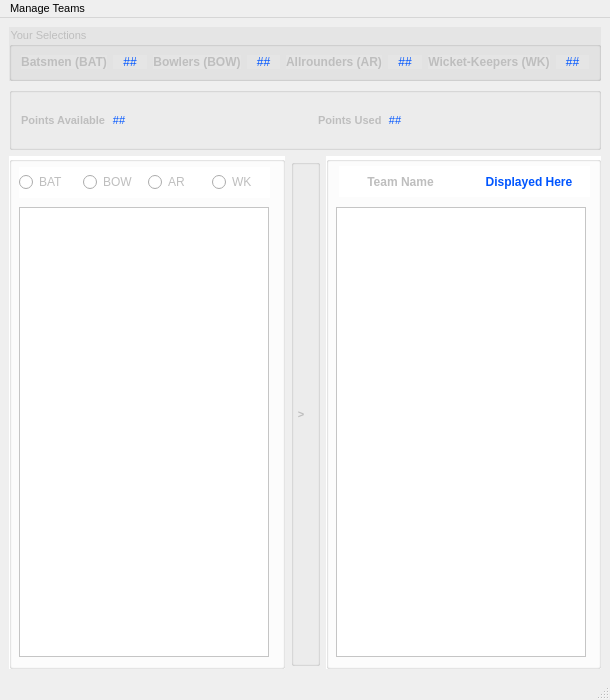
<?xml version="1.0" encoding="UTF-8"?>
<ui version="4.0">
 <class>MainWindow</class>
 <widget class="QMainWindow" name="MainWindow">
  <property name="enabled">
   <bool>true</bool>
  </property>
  <property name="geometry">
   <rect>
    <x>0</x>
    <y>0</y>
    <width>610</width>
    <height>700</height>
   </rect>
  </property>
  <property name="font">
   <font>
    <pointsize>8</pointsize>
    <weight>50</weight>
    <bold>false</bold>
   </font>
  </property>
  <property name="windowTitle">
   <string>MainWindow</string>
  </property>
  <property name="autoFillBackground">
   <bool>false</bool>
  </property>
  <property name="styleSheet">
   <string notr="true"/>
  </property>
  <widget class="QWidget" name="main_centralwidget">
   <property name="enabled">
    <bool>false</bool>
   </property>
   <property name="sizePolicy">
    <sizepolicy hsizetype="Preferred" vsizetype="Preferred">
     <horstretch>0</horstretch>
     <verstretch>0</verstretch>
    </sizepolicy>
   </property>
   <layout class="QHBoxLayout" name="horizontalLayout_3">
    <item>
     <spacer name="horizontalSpacer_3">
      <property name="orientation">
       <enum>Qt::Horizontal</enum>
      </property>
      <property name="sizeHint" stdset="0">
       <size>
        <width>36</width>
        <height>20</height>
       </size>
      </property>
     </spacer>
    </item>
    <item>
     <layout class="QVBoxLayout" name="TopverticalLayout">
      <property name="sizeConstraint">
       <enum>QLayout::SetDefaultConstraint</enum>
      </property>
      <item>
       <widget class="QGroupBox" name="yourSelctionGroupBox">
        <property name="sizePolicy">
         <sizepolicy hsizetype="Preferred" vsizetype="Fixed">
          <horstretch>0</horstretch>
          <verstretch>0</verstretch>
         </sizepolicy>
        </property>
        <property name="font">
         <font>
          <pointsize>8</pointsize>
          <weight>50</weight>
          <bold>false</bold>
          <underline>false</underline>
         </font>
        </property>
        <property name="autoFillBackground">
         <bool>false</bool>
        </property>
        <property name="styleSheet">
         <string notr="true">background-color: rgb(229, 229, 229)</string>
        </property>
        <property name="title">
         <string>Your Selections</string>
        </property>
        <property name="checkable">
         <bool>false</bool>
        </property>
        <layout class="QHBoxLayout" name="horizontalLayout_2">
         <item>
          <widget class="QLabel" name="batsmen_textLabel">
           <property name="font">
            <font>
             <weight>75</weight>
             <bold>true</bold>
            </font>
           </property>
           <property name="text">
            <string>Batsmen (BAT)</string>
           </property>
           <property name="alignment">
            <set>Qt::AlignCenter</set>
           </property>
          </widget>
         </item>
         <item>
          <widget class="QLabel" name="batsmen_noLabel">
           <property name="styleSheet">
            <string notr="true">color : rgb(0, 85, 255)</string>
           </property>
           <property name="text">
            <string>##</string>
           </property>
           <property name="alignment">
            <set>Qt::AlignCenter</set>
           </property>
          </widget>
         </item>
         <item>
          <widget class="QLabel" name="bowler_textLabel">
           <property name="font">
            <font>
             <weight>75</weight>
             <bold>true</bold>
            </font>
           </property>
           <property name="text">
            <string>Bowlers (BOW)</string>
           </property>
           <property name="alignment">
            <set>Qt::AlignCenter</set>
           </property>
          </widget>
         </item>
         <item>
          <widget class="QLabel" name="bowler_noLabel">
           <property name="styleSheet">
            <string notr="true">color : rgb(0, 85, 255)</string>
           </property>
           <property name="text">
            <string>##</string>
           </property>
           <property name="alignment">
            <set>Qt::AlignCenter</set>
           </property>
          </widget>
         </item>
         <item>
          <widget class="QLabel" name="allrounder_textLabel">
           <property name="font">
            <font>
             <weight>75</weight>
             <bold>true</bold>
            </font>
           </property>
           <property name="text">
            <string>Allrounders (AR)</string>
           </property>
           <property name="alignment">
            <set>Qt::AlignCenter</set>
           </property>
          </widget>
         </item>
         <item>
          <widget class="QLabel" name="allrounder_noLabel">
           <property name="styleSheet">
            <string notr="true">color : rgb(0, 85, 255)</string>
           </property>
           <property name="text">
            <string>##</string>
           </property>
           <property name="alignment">
            <set>Qt::AlignCenter</set>
           </property>
          </widget>
         </item>
         <item>
          <widget class="QLabel" name="wicketkeeper_textLabel">
           <property name="font">
            <font>
             <weight>75</weight>
             <bold>true</bold>
            </font>
           </property>
           <property name="text">
            <string>Wicket-Keepers (WK)</string>
           </property>
           <property name="alignment">
            <set>Qt::AlignCenter</set>
           </property>
          </widget>
         </item>
         <item>
          <widget class="QLabel" name="wicketkeeper_noLabel">
           <property name="styleSheet">
            <string notr="true">color : rgb(0, 85, 255)</string>
           </property>
           <property name="text">
            <string>##</string>
           </property>
           <property name="alignment">
            <set>Qt::AlignCenter</set>
           </property>
          </widget>
         </item>
        </layout>
       </widget>
      </item>
      <item>
       <widget class="QGroupBox" name="PointsGroupBox">
        <property name="sizePolicy">
         <sizepolicy hsizetype="Preferred" vsizetype="Fixed">
          <horstretch>0</horstretch>
          <verstretch>0</verstretch>
         </sizepolicy>
        </property>
        <layout class="QHBoxLayout" name="PointsDisplayLayout">
         <item>
          <widget class="QLabel" name="pointAvailable_textlabel">
           <property name="font">
            <font>
             <weight>75</weight>
             <bold>true</bold>
            </font>
           </property>
           <property name="text">
            <string>Points Available</string>
           </property>
          </widget>
         </item>
         <item>
          <widget class="QLabel" name="batsmen_noLabel_2">
           <property name="styleSheet">
            <string notr="true">color : rgb(0, 85, 255)</string>
           </property>
           <property name="text">
            <string>##</string>
           </property>
           <property name="alignment">
            <set>Qt::AlignCenter</set>
           </property>
          </widget>
         </item>
         <item>
          <spacer name="horizontalSpacer_2">
           <property name="orientation">
            <enum>Qt::Horizontal</enum>
           </property>
           <property name="sizeHint" stdset="0">
            <size>
             <width>220</width>
             <height>36</height>
            </size>
           </property>
          </spacer>
         </item>
         <item>
          <widget class="QLabel" name="pointsUsed_textlabel">
           <property name="font">
            <font>
             <weight>75</weight>
             <bold>true</bold>
            </font>
           </property>
           <property name="text">
            <string>Points Used</string>
           </property>
          </widget>
         </item>
         <item>
          <widget class="QLabel" name="batsmen_noLabel_3">
           <property name="styleSheet">
            <string notr="true">color : rgb(0, 85, 255)</string>
           </property>
           <property name="text">
            <string>##</string>
           </property>
           <property name="alignment">
            <set>Qt::AlignCenter</set>
           </property>
          </widget>
         </item>
         <item>
          <spacer name="horizontalSpacer">
           <property name="orientation">
            <enum>Qt::Horizontal</enum>
           </property>
           <property name="sizeHint" stdset="0">
            <size>
             <width>220</width>
             <height>36</height>
            </size>
           </property>
          </spacer>
         </item>
        </layout>
       </widget>
      </item>
      <item>
       <layout class="QHBoxLayout" name="PlayerSelection_Layout">
        <property name="sizeConstraint">
         <enum>QLayout::SetFixedSize</enum>
        </property>
        <item>
         <widget class="QGroupBox" name="availablePlayer_groupBox">
          <property name="sizePolicy">
           <sizepolicy hsizetype="Preferred" vsizetype="Preferred">
            <horstretch>0</horstretch>
            <verstretch>10</verstretch>
           </sizepolicy>
          </property>
          <property name="minimumSize">
           <size>
            <width>0</width>
            <height>507</height>
           </size>
          </property>
          <property name="font">
           <font>
            <strikeout>false</strikeout>
           </font>
          </property>
          <property name="styleSheet">
           <string notr="true">background-color: white</string>
          </property>
          <widget class="QWidget" name="layoutWidget">
           <property name="geometry">
            <rect>
             <x>10</x>
             <y>11</y>
             <width>251</width>
             <height>31</height>
            </rect>
           </property>
           <layout class="QHBoxLayout" name="PlayerCatagorylLayout">
            <item>
             <widget class="QRadioButton" name="BATradioButton">
              <property name="text">
               <string>BAT</string>
              </property>
             </widget>
            </item>
            <item>
             <widget class="QRadioButton" name="BOWradioButton">
              <property name="text">
               <string>BOW</string>
              </property>
             </widget>
            </item>
            <item>
             <widget class="QRadioButton" name="ARradioButton">
              <property name="text">
               <string>AR</string>
              </property>
             </widget>
            </item>
            <item>
             <widget class="QRadioButton" name="WKradioButton">
              <property name="text">
               <string>WK</string>
              </property>
             </widget>
            </item>
           </layout>
          </widget>
          <widget class="QListWidget" name="AvailablePlayer_listWidget">
           <property name="geometry">
            <rect>
             <x>10</x>
             <y>51</y>
             <width>250</width>
             <height>450</height>
            </rect>
           </property>
           <property name="sizePolicy">
            <sizepolicy hsizetype="Expanding" vsizetype="Expanding">
             <horstretch>0</horstretch>
             <verstretch>0</verstretch>
            </sizepolicy>
           </property>
           <property name="sizeIncrement">
            <size>
             <width>0</width>
             <height>0</height>
            </size>
           </property>
           <property name="font">
            <font>
             <weight>75</weight>
             <bold>true</bold>
            </font>
           </property>
           <property name="styleSheet">
            <string notr="true">color : rgb(0, 85, 255)</string>
           </property>
          </widget>
         </widget>
        </item>
        <item>
         <widget class="QGroupBox" name="centreArrow_groupBox">
          <property name="enabled">
           <bool>false</bool>
          </property>
          <property name="sizePolicy">
           <sizepolicy hsizetype="Fixed" vsizetype="Preferred">
            <horstretch>0</horstretch>
            <verstretch>0</verstretch>
           </sizepolicy>
          </property>
          <property name="minimumSize">
           <size>
            <width>0</width>
            <height>507</height>
           </size>
          </property>
          <property name="maximumSize">
           <size>
            <width>16777215</width>
            <height>507</height>
           </size>
          </property>
          <property name="styleSheet">
           <string notr="true"/>
          </property>
          <widget class="QLabel" name="arrow_label">
           <property name="geometry">
            <rect>
             <x>0</x>
             <y>5</y>
             <width>20</width>
             <height>501</height>
            </rect>
           </property>
           <property name="font">
            <font>
             <weight>75</weight>
             <bold>true</bold>
            </font>
           </property>
           <property name="text">
            <string>&gt;</string>
           </property>
           <property name="alignment">
            <set>Qt::AlignCenter</set>
           </property>
          </widget>
         </widget>
        </item>
        <item>
         <widget class="QGroupBox" name="usedPlayer_groupBox">
          <property name="sizePolicy">
           <sizepolicy hsizetype="Preferred" vsizetype="Preferred">
            <horstretch>0</horstretch>
            <verstretch>0</verstretch>
           </sizepolicy>
          </property>
          <property name="minimumSize">
           <size>
            <width>0</width>
            <height>507</height>
           </size>
          </property>
          <property name="styleSheet">
           <string notr="true">background-color:white</string>
          </property>
          <widget class="QWidget" name="layoutWidget">
           <property name="geometry">
            <rect>
             <x>13</x>
             <y>10</y>
             <width>251</width>
             <height>31</height>
            </rect>
           </property>
           <layout class="QHBoxLayout" name="team_horizontalLayout" stretch="0,0">
            <property name="sizeConstraint">
             <enum>QLayout::SetDefaultConstraint</enum>
            </property>
            <item>
             <widget class="QLabel" name="teamName_textLabel">
              <property name="font">
               <font>
                <weight>75</weight>
                <bold>true</bold>
               </font>
              </property>
              <property name="text">
               <string>Team Name</string>
              </property>
              <property name="alignment">
               <set>Qt::AlignCenter</set>
              </property>
             </widget>
            </item>
            <item>
             <widget class="QLabel" name="teamName_Label">
              <property name="font">
               <font>
                <weight>75</weight>
                <bold>true</bold>
               </font>
              </property>
              <property name="styleSheet">
               <string notr="true">color: rgb(0, 85, 255)</string>
              </property>
              <property name="text">
               <string>Displayed Here</string>
              </property>
              <property name="alignment">
               <set>Qt::AlignCenter</set>
              </property>
             </widget>
            </item>
           </layout>
          </widget>
          <widget class="QListWidget" name="UsedPlayer_listWidget">
           <property name="geometry">
            <rect>
             <x>10</x>
             <y>51</y>
             <width>250</width>
             <height>450</height>
            </rect>
           </property>
           <property name="font">
            <font>
             <weight>75</weight>
             <bold>true</bold>
            </font>
           </property>
           <property name="styleSheet">
            <string notr="true">color : rgb(0, 85, 255)</string>
           </property>
          </widget>
         </widget>
        </item>
       </layout>
      </item>
     </layout>
    </item>
    <item>
     <spacer name="horizontalSpacer_4">
      <property name="orientation">
       <enum>Qt::Horizontal</enum>
      </property>
      <property name="sizeHint" stdset="0">
       <size>
        <width>36</width>
        <height>20</height>
       </size>
      </property>
     </spacer>
    </item>
   </layout>
  </widget>
  <widget class="QMenuBar" name="menubar">
   <property name="geometry">
    <rect>
     <x>0</x>
     <y>0</y>
     <width>610</width>
     <height>26</height>
    </rect>
   </property>
   <widget class="QMenu" name="menuManage_Teams">
    <property name="title">
     <string>Manage Teams</string>
    </property>
    <addaction name="actionNew_Team"/>
    <addaction name="actionOPEN_Team"/>
    <addaction name="actionSAVE_Team"/>
    <addaction name="actionEVALUATE_Team"/>
   </widget>
   <addaction name="menuManage_Teams"/>
  </widget>
  <widget class="QStatusBar" name="statusbar"/>
  <action name="actionNew_Team">
   <property name="text">
    <string>NEW Team</string>
   </property>
  </action>
  <action name="actionOPEN_Team">
   <property name="text">
    <string>OPEN Team</string>
   </property>
  </action>
  <action name="actionSAVE_Team">
   <property name="text">
    <string>SAVE Team</string>
   </property>
  </action>
  <action name="actionEVALUATE_Team">
   <property name="text">
    <string>EVALUATE Team</string>
   </property>
  </action>
 </widget>
 <resources/>
 <connections/>
</ui>
